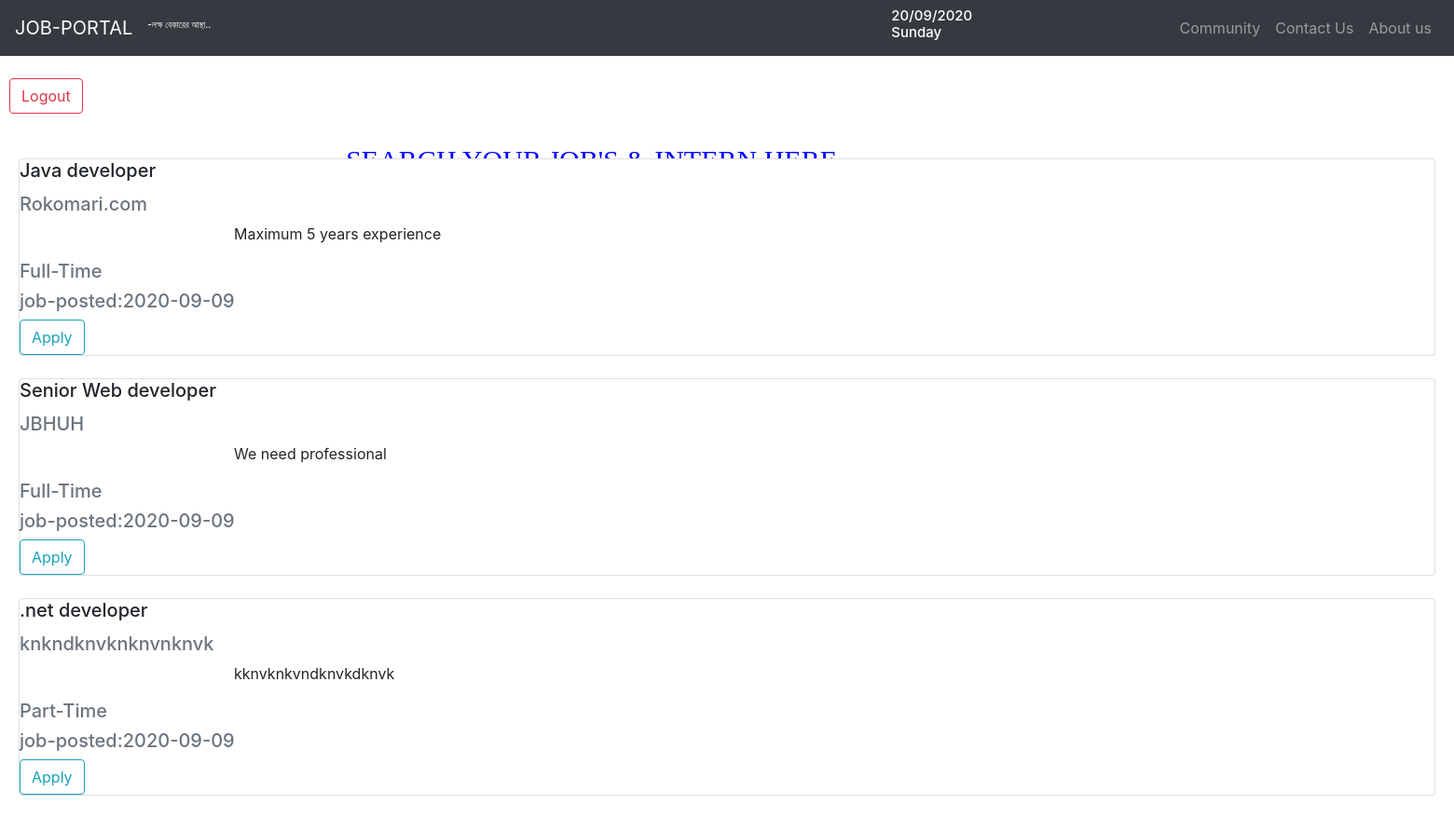
The app's page /Intern_Job.php (signed in) with its own data.
### tables this page shows
CREATE TABLE `post_job` (
  `ID` int(11) NOT NULL,
  `Title` text NOT NULL,
  `job_type` text NOT NULL,
  `Description` text NOT NULL,
  `ComName` text NOT NULL,
  `Date` date NOT NULL DEFAULT current_timestamp()
);

### Intern_Job.php (the view, shortened to what this page needs)
<?php
   $con=mysqli_connect('localhost','root','','job_portal');
   $nquery=mysqli_query($con, "SELECT * FROM post_job");
   $ShowFech=mysqli_fetch_all($nquery);
?>
<!DOCTYPE HTML>
<html>
<head>
     <link rel="stylesheet" href="https://stackpath.bootstrapcdn.com/bootstrap/4.5.2/css/bootstrap.min.css">
   <link rel="stylesheet" href="style.css">
</head>
<body>
<header>
    <nav class ="navbar navbar navbar-expand-lg navbar-dark bg-dark">
    <a class="navbar-brand" href="Intern_Job.php">JOB-PORTAL</a>
    <h2 style="color:white; margin-right:210px; font-size:10px">-লক্ষ বেকারের আস্থা..</h2>
    <br>
       <h3 style="color:white; margin-left:520px; font-size:15px">
         <?php  echo  date("d/m/Y")."<br>";
            echo  date("l");
            ?>
       </h3>
    <ul class="navbar-nav ml-auto">
        <li class ="nav-item">
            <a class="nav-link" href="#">Community</a>
        </li>
        <li class="nav-itinfoem">
            <a class="nav-link" href="#">Contact Us</a>
        </li>
        <li class="nav-item">
            <a class="nav-link" href="About_Us.php">About us</a>
        </li>
    </ul>
    </nav>
    <br>
    <div> <a class="btn btn-outline-danger " style="margin-left: 10px;" href="Logout.php">Logout</a>
       </div>
</header>
  <div class="contaner">
           <div class="type">
                <h1 class= " "> Search Your Job's & Intern Here...</h1>
            </div>
        <br>
        <br>
        <form  action="">
         <?php
         foreach($ShowFech as $single): ?>
            <div class="card " style="margin-left: 20px; margin-right: 20px;">
                                <div class="">
                                    <h5 class="card-title"><?php echo $single['1']; ?></h5>
                                    <h5 class="text-muted"><?php echo $single['4']; ?></h5>
                                    <p class="text-justify" style="margin-left: 230px;"><?php echo $single['3']; ?></p>
                                    <h5 class="text-muted">
                                    <?php
                                        echo $single['2'];
                                    ?>
                                    </h5>
                                    <h5 class="text-muted"><?php echo "job-posted:". $single['5']; ?></h5>
                                    <a href="Apply.php" class="btn btn-outline-info">Apply</a>
                                </div>
         </div>
        <br>
            <?php endforeach;?>
     </form>
  </div>
</body>
</html>

### style.css (style rules this page uses)
body { margin: 0; padding:0; }
.type { width:100px; position: absolute; top:20%; left:27%; text-transform: uppercase; font-family: cursive; transform:translate(-50%,-50%); }
h1 { color:blue; font-size: 30px; width:99ch; white-space: nowrap; overflow: hidden; animation: type-ani 20s linear ; }

### records on screen
post_job: Title "Java developer", ComName "Rokomari.com", Description "Maximum 5 years experience", job_type "Full-Time", Date "2020-09-09"
post_job: Title "Senior Web developer", ComName "JBHUH", Description "We need professional", job_type "Full-Time", Date "2020-09-09"
post_job: Title ".net developer", ComName "knkndknvknknvnknvk", Description "kknvknkvndknvkdknvk", job_type "Part-Time", Date "2020-09-09"
